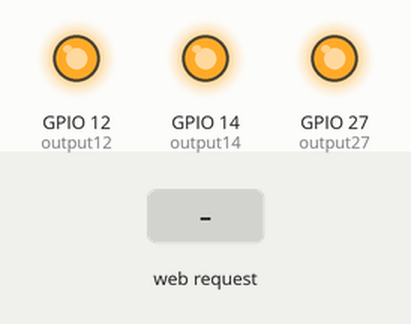
This sketch was run on a simulated ESP32. Shown: output pins drawn as LEDs (lit = HIGH). The test bench sets the inputs (shaded band). What the sketch prints to the serial monitor is not drawn.

Above: at 1.2 s.
1.3 s: HTTP request GET /12/on received
At 2.4 s:
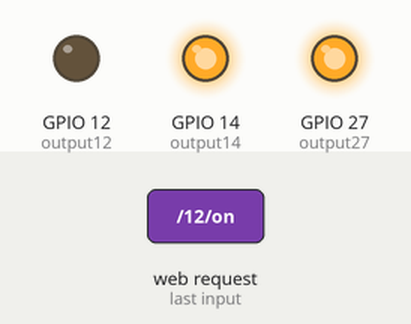
2.8 s: HTTP request GET /14/on received
At 3.6 s:
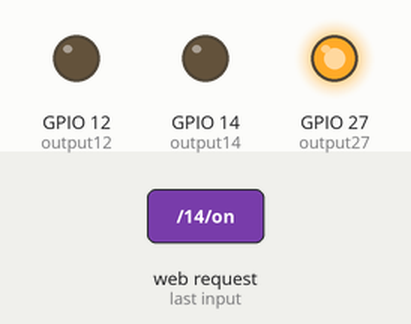
4.3 s: HTTP request GET /12/off received
At 4.7 s:
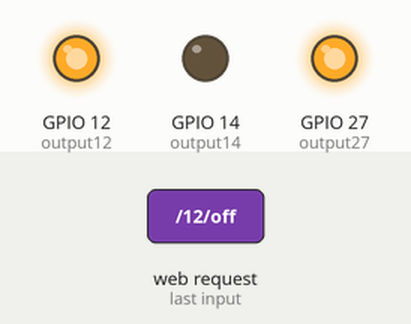
5.8 s: HTTP request GET /27/on received
At 7.0 s:
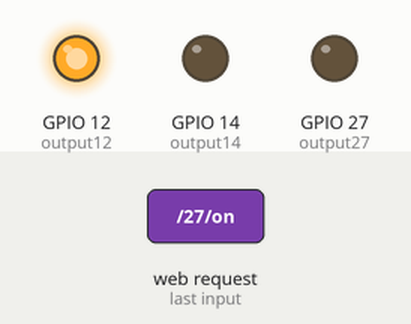
7.3 s: HTTP request GET /14/off received
At 8.2 s:
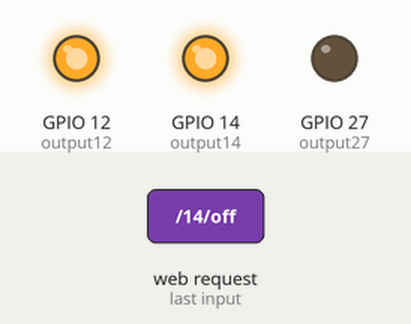
8.8 s: HTTP request GET /27/off received
At 9.3 s:
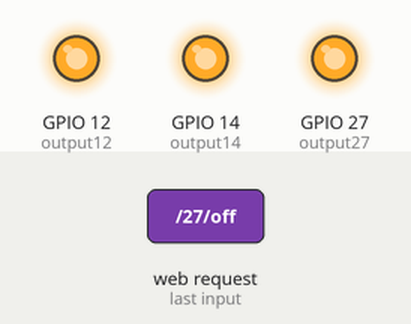
Timing chart, 0 to 11.3 s (numbered marks = the images above; inputs shaded):
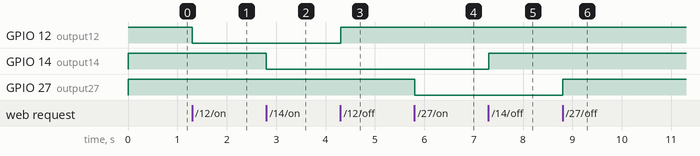

Measured:
- after the input at 1.3 s, GPIO 12 (output12): HIGH → LOW at once
- after the input at 2.8 s, GPIO 14 (output14): HIGH → LOW at once
- after the input at 4.3 s, GPIO 12 (output12): LOW → HIGH at once
- after the input at 5.8 s, GPIO 27 (output27): HIGH → LOW at once
- after the input at 7.3 s, GPIO 14 (output14): LOW → HIGH at once
- after the input at 8.8 s, GPIO 27 (output27): LOW → HIGH at once

The sketch:

Code.ino
```cpp
/*********
 This code is from Rui Santos ,i do some changes to work this code for 4 ch. relay module

  Complete project details at https://randomnerdtutorials.com
*********/
/****** This code is for esp32 for using esp8266 just replace <wifi.h> into <esp8266wifi.h> , also change the  output GPIO pins ****/
// Load Wi-Fi library
#include <WiFi.h>

// Replace with your network credentials
// to create its own wifi network
const char* ssid     = "Smart Home";
const char* password = "123456789";

// Set web server port number to 80
WiFiServer server(80);

// Variable to store the HTTP request
String header;

// Auxiliar variables to store the current output state
//this pins for esp32
//change the pins for esp8266
String output12State = "off";
//String output13State = "off";
String output14State = "off";
String output27State = "off";

// Assign output variables to GPIO pins
const int output12 = 12;
//const int output13 = 13;
const int output14 = 14;
const int output27 = 27;
void setup() {
  Serial.begin(115200);
  // Initialize the output variables as outputs
  pinMode(output12, OUTPUT);
  //pinMode(output13, OUTPUT);
  pinMode(output14, OUTPUT);
  pinMode(output27, OUTPUT);

  // Set outputs to high because we are using active low type relay module
  digitalWrite(output12, HIGH);
  //digitalWrite(output13, HIGH);
  digitalWrite(output14, HIGH);
  digitalWrite(output27, HIGH);


  // Connect to Wi-Fi network with SSID and password
  Serial.print("Setting AP (Access Point)…");
  // Remove the password parameter, if you want the AP (Access Point) to be open
  WiFi.softAP(ssid, password);

  IPAddress IP = WiFi.softAPIP();
  Serial.print("AP IP address: ");
  Serial.println(IP);

  server.begin();
}

void loop(){
  WiFiClient client = server.available();   // Listen for incoming clients

  if (client) {                             // If a new client connects,
    Serial.println("New Client.");          // print a message out in the serial port
    String currentLine = "";                // make a String to hold incoming data from the client
    while (client.connected()) {            // loop while the client's connected
      if (client.available()) {             // if there's bytes to read from the client,
        char c = client.read();             // read a byte, then
        Serial.write(c);                    // print it out the serial monitor
        header += c;
        if (c == '\n') {                    // if the byte is a newline character
          // if the current line is blank, you got two newline characters in a row.
          // that's the end of the client HTTP request, so send a response:
          if (currentLine.length() == 0) {
            // HTTP headers always start with a response code (e.g. HTTP/1.1 200 OK)
            // and a content-type so the client knows what's coming, then a blank line:
            client.println("HTTP/1.1 200 OK");
            client.println("Content-type:text/html");
            client.println("Connection: close");
            client.println();

            // turns the GPIOs on and off
            //foe GPIO12
            if (header.indexOf("GET /12/on") >= 0)
            {
              Serial.println("GPIO 12 on");
              output12State = "on";
              digitalWrite(output12, LOW);
            }
            else if (header.indexOf("GET /12/off") >= 0)
            {
              Serial.println("GPIO 12 off");
              output12State = "off";
              digitalWrite(output12, HIGH);
            }


           /* //for GPIO13
            else if (header.indexOf("GET /13/on") >= 0)
            {
              Serial.println("GPIO 13 on");
              output13State = "on";
              digitalWrite(output13, LOW);
            }
            else if (header.indexOf("GET /13/off") >= 0)
            {
              Serial.println("GPIO 13 off");
              output13State = "off";
              digitalWrite(output13, HIGH);
            }*/


             //for GPIO14
             else if (header.indexOf("GET /14/on") >= 0)
            {
              Serial.println("GPIO 14 on");
              output14State = "on";
              digitalWrite(output14, LOW);
            }
            else if (header.indexOf("GET /14/off") >= 0)
            {
              Serial.println("GPIO 14 off");
              output14State = "off";
              digitalWrite(output14, HIGH);
            }


            //for GPIO27
            else if (header.indexOf("GET /27/on") >= 0)
            {
              Serial.println("GPIO 27 on");
              output27State = "on";
              digitalWrite(output27, LOW);
            }
            else if (header.indexOf("GET /27/off") >= 0)
            {
              Serial.println("GPIO 27 off");
              output27State = "off";
              digitalWrite(output27, HIGH);
            }


            // Display the HTML web page
            client.println("<!DOCTYPE html><html>");
            client.println("<head><meta name=\"viewport\" content=\"width=device-width, initial-scale=1\">");
            client.println("<link rel=\"icon\" href=\"data:,\">");
            // CSS to style the on/off buttons
            // Feel free to change the background-color and font-size attributes to fit your preferences
            client.println("<style>html { font-family: Helvetica; display: inline-block; margin: 0px auto; text-align: center;}");
            client.println(".button { background-color: #4CAF50; border: none; color: white; padding: 16px 40px;");
            client.println("text-decoration: none; font-size: 30px; margin: 2px; cursor: pointer;}");
            client.println(".button2 {background-color: #555555;}</style></head>");

            // Web Page Heading
            client.println("<body><h1>Smart Home Server</h1>");


            // Display current state, and ON/OFF buttons for GPIO 12
            client.println("<p>Living Room Light - State " + output12State + "</p>");
            // If the output12State is off, it displays the ON button
            if (output12State=="off") {
              client.println("<p><a href=\"/12/on\"><button class=\"button\">ON</button></a></p>");
            } else {
              client.println("<p><a href=\"/12/off\"><button class=\"button button2\">OFF</button></a></p>");
            }


            // Display current state, and ON/OFF buttons for GPIO 27
            client.println("<p>Living Room Fan - State " + output27State + "</p>");
            // If the output27State is off, it displays the ON button
            if (output27State=="off") {
              client.println("<p><a href=\"/27/on\"><button class=\"button\">ON</button></a></p>");
            } else {
              client.println("<p><a href=\"/27/off\"><button class=\"button button2\">OFF</button></a></p>");
            }


 /*   // Display current state, and ON/OFF buttons for GPIO 13
            client.println("<p>GPIO 13 - State " + output13State + "</p>");
            // If the output13State is off, it displays the ON button
            if (output13State=="off") {
              client.println("<p><a href=\"/13/on\"><button class=\"button\">ON</button></a></p>");
            } else {
              client.println("<p><a href=\"/13/off\"><button class=\"button button2\">OFF</button></a></p>");
            }

*/

    // Display current state, and ON/OFF buttons for GPIO 14
            client.println("<p>Bedroom Light - State " + output14State + "</p>");
            // If the output14State is off, it displays the ON button
            if (output14State=="off") {
              client.println("<p><a href=\"/14/on\"><button class=\"button\">ON</button></a></p>");
            } else {
              client.println("<p><a href=\"/14/off\"><button class=\"button button2\">OFF</button></a></p>");
            }


          client.println("</body></html>");

            // The HTTP response ends with another blank line
            client.println();
            // Break out of the while loop
            break;
          } else { // if you got a newline, then clear currentLine
            currentLine = "";
          }
        } else if (c != '\r') {  // if you got anything else but a carriage return character,
          currentLine += c;      // add it to the end of the currentLine
        }
      }
    }
    // Clear the header variable
    header = "";
    // Close the connection
    client.stop();
    Serial.println("Client disconnected.");
    Serial.println("");
  }
}
```
